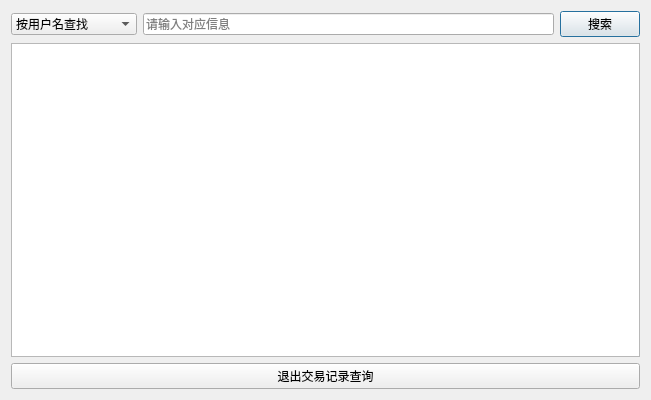
<?xml version="1.0" encoding="UTF-8"?>
<ui version="4.0">
 <class>admrecord</class>
 <widget class="QDialog" name="admrecord">
  <property name="geometry">
   <rect>
    <x>0</x>
    <y>0</y>
    <width>651</width>
    <height>400</height>
   </rect>
  </property>
  <property name="windowTitle">
   <string>查找交易记录</string>
  </property>
  <layout class="QVBoxLayout" name="verticalLayout">
   <item>
    <layout class="QHBoxLayout" name="horizontalLayout">
     <item>
      <widget class="QComboBox" name="info_type">
       <property name="sizePolicy">
        <sizepolicy hsizetype="Fixed" vsizetype="Fixed">
         <horstretch>0</horstretch>
         <verstretch>0</verstretch>
        </sizepolicy>
       </property>
       <item>
        <property name="text">
         <string>按用户名查找</string>
        </property>
       </item>
       <item>
        <property name="text">
         <string>按管理员身份查找</string>
        </property>
       </item>
       <item>
        <property name="text">
         <string>按操作类型查找</string>
        </property>
       </item>
      </widget>
     </item>
     <item>
      <widget class="QLineEdit" name="le_info">
       <property name="placeholderText">
        <string>请输入对应信息</string>
       </property>
      </widget>
     </item>
     <item>
      <widget class="QPushButton" name="btn_search">
       <property name="text">
        <string>搜索</string>
       </property>
      </widget>
     </item>
    </layout>
   </item>
   <item>
    <widget class="QTableView" name="record_msg"/>
   </item>
   <item>
    <widget class="QPushButton" name="btn_cancel">
     <property name="text">
      <string>退出交易记录查询</string>
     </property>
    </widget>
   </item>
  </layout>
 </widget>
 <resources/>
 <connections/>
</ui>
